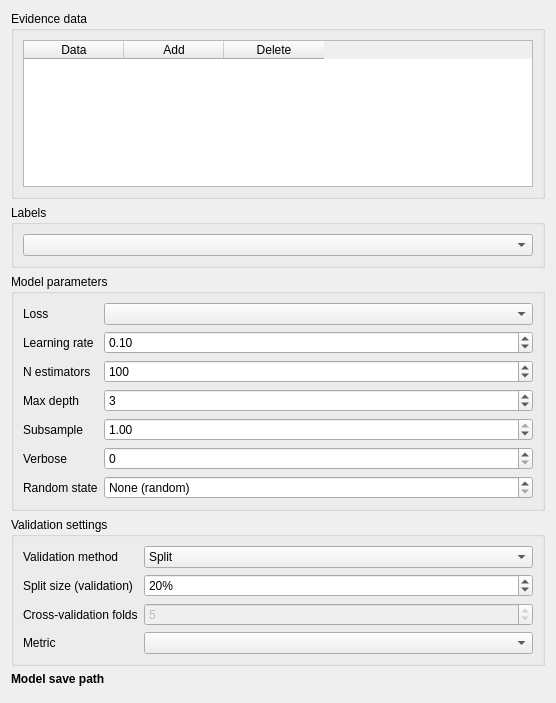
<?xml version="1.0" encoding="UTF-8"?>
<ui version="4.0">
 <class>Form</class>
 <widget class="QWidget" name="Form">
  <property name="geometry">
   <rect>
    <x>0</x>
    <y>0</y>
    <width>556</width>
    <height>703</height>
   </rect>
  </property>
  <property name="sizePolicy">
   <sizepolicy hsizetype="Preferred" vsizetype="Preferred">
    <horstretch>0</horstretch>
    <verstretch>0</verstretch>
   </sizepolicy>
  </property>
  <property name="minimumSize">
   <size>
    <width>0</width>
    <height>0</height>
   </size>
  </property>
  <property name="maximumSize">
   <size>
    <width>16777215</width>
    <height>16777215</height>
   </size>
  </property>
  <property name="windowTitle">
   <string>Form</string>
  </property>
  <layout class="QVBoxLayout" name="verticalLayout">
   <item>
    <widget class="QGroupBox" name="evidence_data_groupbox">
     <property name="sizePolicy">
      <sizepolicy hsizetype="Preferred" vsizetype="Maximum">
       <horstretch>0</horstretch>
       <verstretch>0</verstretch>
      </sizepolicy>
     </property>
     <property name="title">
      <string>Evidence data</string>
     </property>
     <layout class="QVBoxLayout" name="verticalLayout_3">
      <item>
       <widget class="QTableWidget" name="evidence_data">
        <property name="sizePolicy">
         <sizepolicy hsizetype="Expanding" vsizetype="Minimum">
          <horstretch>0</horstretch>
          <verstretch>0</verstretch>
         </sizepolicy>
        </property>
        <property name="minimumSize">
         <size>
          <width>0</width>
          <height>75</height>
         </size>
        </property>
        <attribute name="horizontalHeaderStretchLastSection">
         <bool>false</bool>
        </attribute>
        <column>
         <property name="text">
          <string>Data</string>
         </property>
        </column>
        <column>
         <property name="text">
          <string>Add</string>
         </property>
        </column>
        <column>
         <property name="text">
          <string>Delete</string>
         </property>
        </column>
       </widget>
      </item>
     </layout>
    </widget>
   </item>
   <item>
    <widget class="QGroupBox" name="label_data_groupbox">
     <property name="title">
      <string>Labels</string>
     </property>
     <layout class="QVBoxLayout" name="verticalLayout_2">
      <item>
       <widget class="QgsMapLayerComboBox" name="label_data"/>
      </item>
     </layout>
    </widget>
   </item>
   <item>
    <widget class="QGroupBox" name="parameter_box">
     <property name="title">
      <string>Model parameters</string>
     </property>
     <layout class="QFormLayout" name="formLayout_2">
      <item row="0" column="0">
       <widget class="QLabel" name="loss_label">
        <property name="text">
         <string>Loss</string>
        </property>
       </widget>
      </item>
      <item row="0" column="1">
       <widget class="QComboBox" name="loss"/>
      </item>
      <item row="1" column="0">
       <widget class="QLabel" name="learning_rate_label">
        <property name="text">
         <string>Learning rate</string>
        </property>
       </widget>
      </item>
      <item row="1" column="1">
       <widget class="QgsDoubleSpinBox" name="learning_rate">
        <property name="minimum">
         <double>0.010000000000000</double>
        </property>
        <property name="value">
         <double>0.100000000000000</double>
        </property>
       </widget>
      </item>
      <item row="2" column="0">
       <widget class="QLabel" name="n_estimators_label">
        <property name="text">
         <string>N estimators</string>
        </property>
       </widget>
      </item>
      <item row="2" column="1">
       <widget class="QgsSpinBox" name="n_estimators">
        <property name="minimum">
         <number>1</number>
        </property>
        <property name="maximum">
         <number>1000</number>
        </property>
        <property name="value">
         <number>100</number>
        </property>
       </widget>
      </item>
      <item row="3" column="0">
       <widget class="QLabel" name="max_depth_label">
        <property name="text">
         <string>Max depth</string>
        </property>
       </widget>
      </item>
      <item row="3" column="1">
       <widget class="QgsSpinBox" name="max_depth">
        <property name="specialValueText">
         <string>None</string>
        </property>
        <property name="maximum">
         <number>1000</number>
        </property>
        <property name="value">
         <number>3</number>
        </property>
       </widget>
      </item>
      <item row="4" column="0">
       <widget class="QLabel" name="subsample_label">
        <property name="text">
         <string>Subsample</string>
        </property>
       </widget>
      </item>
      <item row="4" column="1">
       <widget class="QgsDoubleSpinBox" name="subsample">
        <property name="minimum">
         <double>0.010000000000000</double>
        </property>
        <property name="maximum">
         <double>1.000000000000000</double>
        </property>
        <property name="value">
         <double>1.000000000000000</double>
        </property>
       </widget>
      </item>
      <item row="5" column="0">
       <widget class="QLabel" name="verbose_label">
        <property name="text">
         <string>Verbose</string>
        </property>
       </widget>
      </item>
      <item row="5" column="1">
       <widget class="QgsSpinBox" name="verbose">
        <property name="maximum">
         <number>2</number>
        </property>
       </widget>
      </item>
      <item row="6" column="0">
       <widget class="QLabel" name="random_state_label">
        <property name="text">
         <string>Random state</string>
        </property>
       </widget>
      </item>
      <item row="6" column="1">
       <widget class="QgsSpinBox" name="random_state">
        <property name="specialValueText">
         <string>None (random)</string>
        </property>
        <property name="minimum">
         <number>-1</number>
        </property>
        <property name="maximum">
         <number>10000</number>
        </property>
        <property name="value">
         <number>-1</number>
        </property>
        <property name="displayIntegerBase">
         <number>10</number>
        </property>
       </widget>
      </item>
     </layout>
    </widget>
   </item>
   <item>
    <widget class="QGroupBox" name="validation_box">
     <property name="title">
      <string>Validation settings</string>
     </property>
     <layout class="QFormLayout" name="formLayout">
      <item row="0" column="0">
       <widget class="QLabel" name="validation_method_label">
        <property name="text">
         <string>Validation method</string>
        </property>
       </widget>
      </item>
      <item row="0" column="1">
       <widget class="QComboBox" name="validation_method">
        <item>
         <property name="text">
          <string>Split</string>
         </property>
        </item>
        <item>
         <property name="text">
          <string>K-fold CV</string>
         </property>
        </item>
        <item>
         <property name="text">
          <string>Stratified k-fold CV</string>
         </property>
        </item>
        <item>
         <property name="text">
          <string>Leave-one-out CV</string>
         </property>
        </item>
        <item>
         <property name="text">
          <string>None</string>
         </property>
        </item>
       </widget>
      </item>
      <item row="1" column="0">
       <widget class="QLabel" name="split_size_label">
        <property name="text">
         <string>Split size (validation)</string>
        </property>
       </widget>
      </item>
      <item row="1" column="1">
       <widget class="QgsSpinBox" name="split_size">
        <property name="suffix">
         <string>%</string>
        </property>
        <property name="minimum">
         <number>1</number>
        </property>
        <property name="maximum">
         <number>99</number>
        </property>
        <property name="value">
         <number>20</number>
        </property>
       </widget>
      </item>
      <item row="2" column="0">
       <widget class="QLabel" name="cv_folds_label">
        <property name="text">
         <string>Cross-validation folds</string>
        </property>
       </widget>
      </item>
      <item row="2" column="1">
       <widget class="QgsSpinBox" name="cv_folds">
        <property name="enabled">
         <bool>false</bool>
        </property>
        <property name="minimum">
         <number>2</number>
        </property>
        <property name="value">
         <number>5</number>
        </property>
       </widget>
      </item>
      <item row="3" column="0">
       <widget class="QLabel" name="validation_metric_label">
        <property name="text">
         <string>Metric</string>
        </property>
       </widget>
      </item>
      <item row="3" column="1">
       <widget class="QComboBox" name="validation_metric"/>
      </item>
     </layout>
    </widget>
   </item>
   <item>
    <widget class="QLabel" name="label_20">
     <property name="font">
      <font>
       <weight>75</weight>
       <bold>true</bold>
      </font>
     </property>
     <property name="text">
      <string>Model save path</string>
     </property>
     <property name="alignment">
      <set>Qt::AlignBottom|Qt::AlignLeading|Qt::AlignLeft</set>
     </property>
    </widget>
   </item>
   <item>
    <widget class="QgsFileWidget" name="model_save_path"/>
   </item>
  </layout>
 </widget>
 <customwidgets>
  <customwidget>
   <class>QgsDoubleSpinBox</class>
   <extends>QDoubleSpinBox</extends>
   <header>qgsdoublespinbox.h</header>
  </customwidget>
  <customwidget>
   <class>QgsFileWidget</class>
   <extends>QWidget</extends>
   <header>qgsfilewidget.h</header>
   <container>1</container>
  </customwidget>
  <customwidget>
   <class>QgsMapLayerComboBox</class>
   <extends>QComboBox</extends>
   <header>qgsmaplayercombobox.h</header>
  </customwidget>
  <customwidget>
   <class>QgsSpinBox</class>
   <extends>QSpinBox</extends>
   <header>qgsspinbox.h</header>
  </customwidget>
 </customwidgets>
 <resources/>
 <connections/>
</ui>
